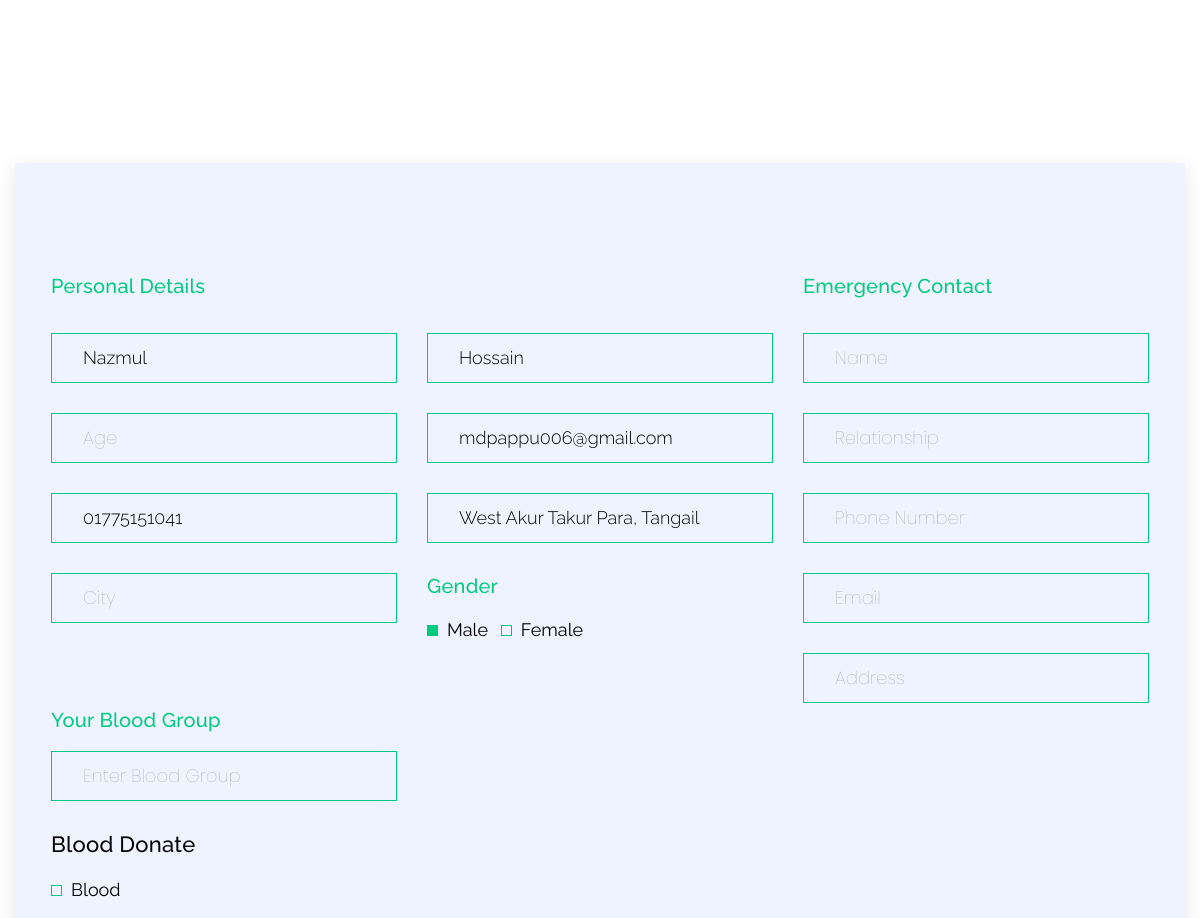
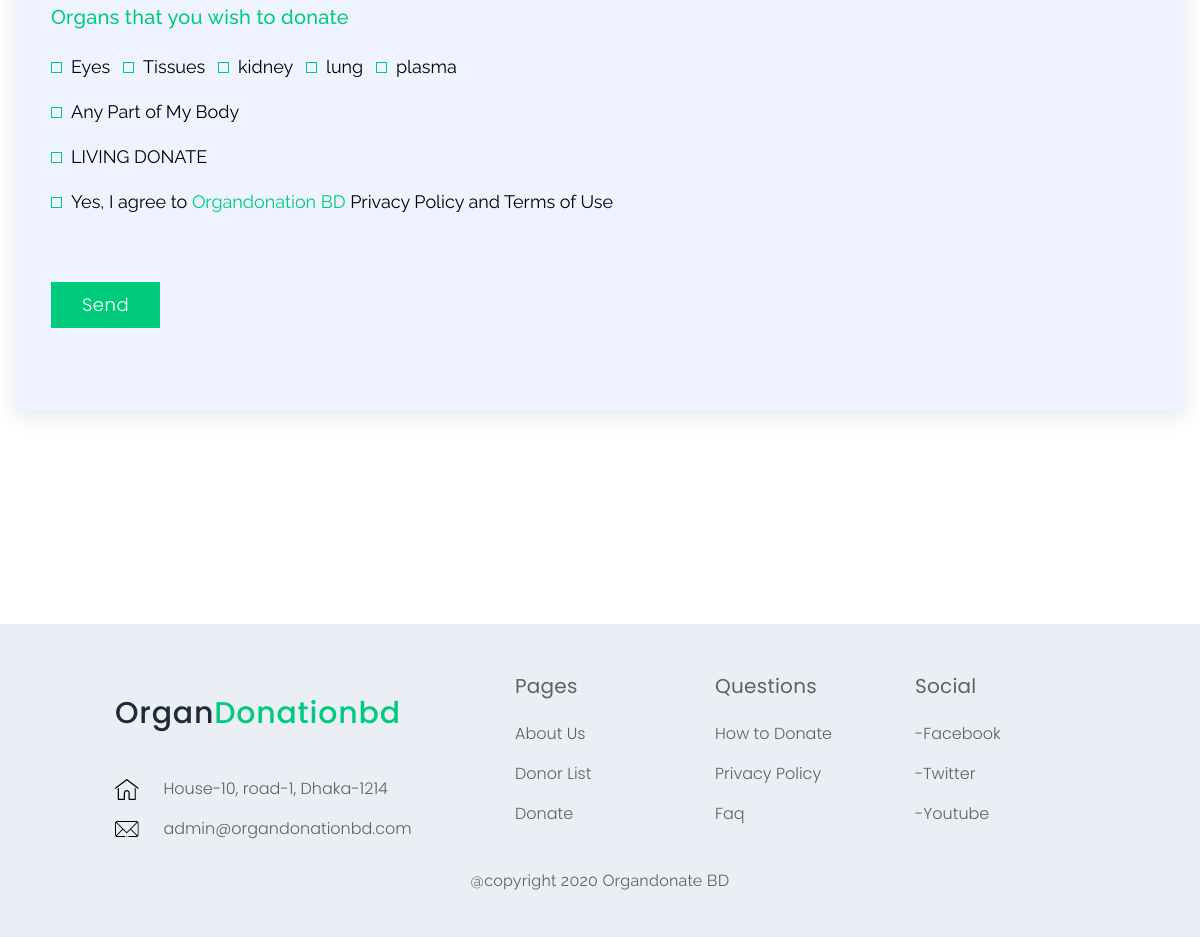
/doner.php (signed in, lower part), run on an earlier commit of the app's database (2 pictures, top to bottom).
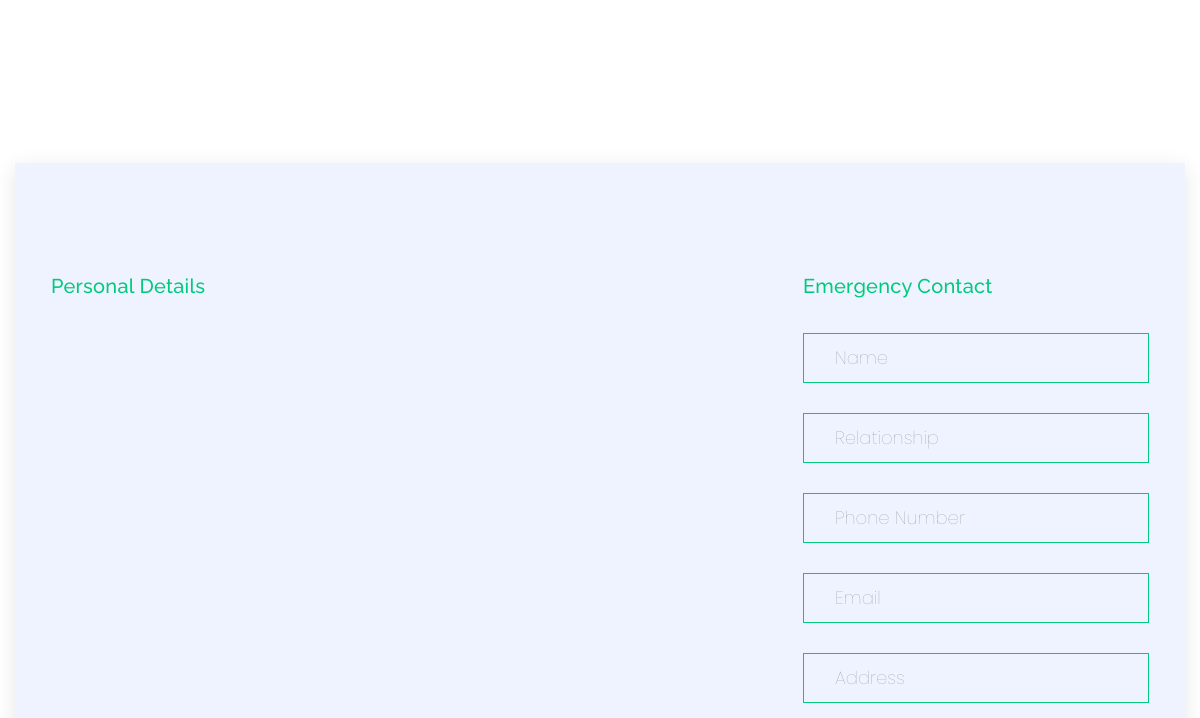
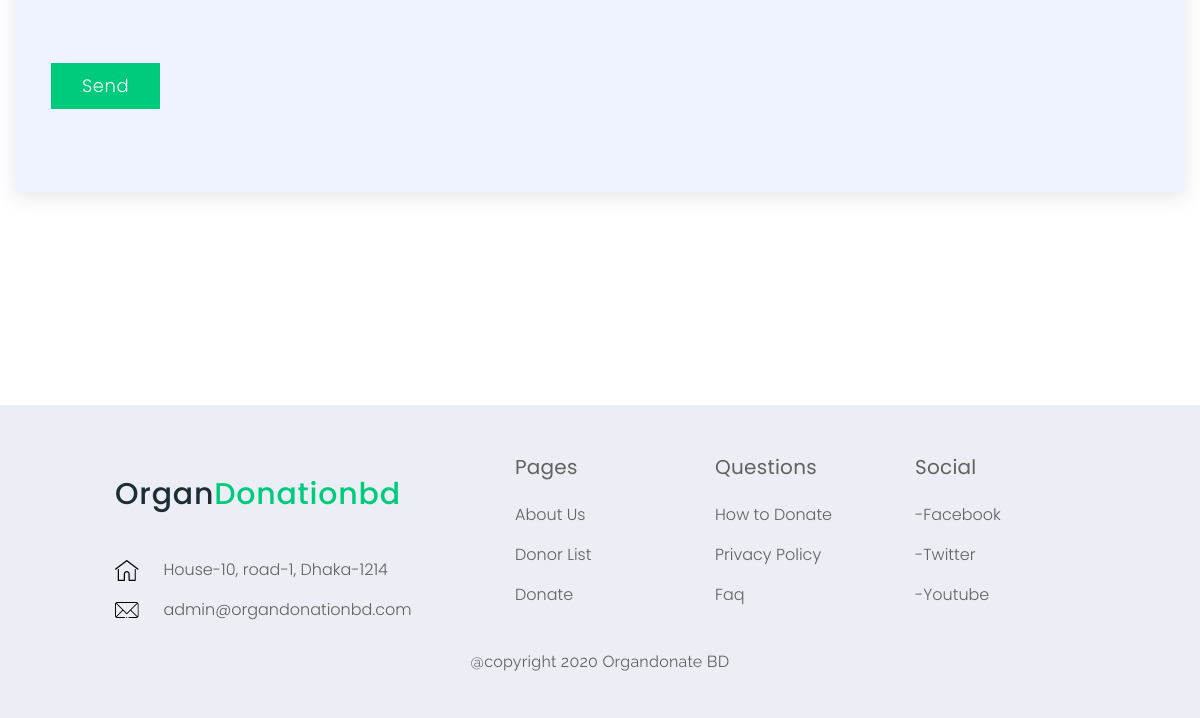
And on a later commit of the database (2 pictures, top to bottom).
### tables this page shows
CREATE TABLE IF NOT EXISTS `signup_user` (
  `id` int(11) NOT NULL AUTO_INCREMENT,
  `firstname` varchar(50) NOT NULL,
  `lastname` varchar(50) NOT NULL,
  `phone` varchar(11) NOT NULL,
  `email` varchar(30) NOT NULL,
  `pass` varchar(255) NOT NULL,
  `address` varchar(100) NOT NULL,
  `donate_user` varchar(30) DEFAULT NULL,
  PRIMARY KEY (`id`),
  UNIQUE KEY `email` (`email`)
);

### doner.php (the view, shortened to what the changed rows need)
<?php
    include_once('header/header.php') ;
    include_once('backend/become-donar.php') ;
    $query = "SELECT id,firstname, lastname, phone ,email, address FROM signup_user";
    $result = mysqli_query($connect, $query);
?>
<main class="main-wrap">
    <div class="donor-form-wrapper">
        <div class="container">
            <div class="row">
                <div class="col-md-12">
                    <div class="form-inside-all">
                        <form method="POST">
                            <div class="row">
                                <div class="col-lg-8">
<?php
    while ($data = mysqli_fetch_assoc($result)) {
        $userid = $_SESSION['id'];
        if($userid == $data['id']){
?>
                                    <div class="row">
                                        <div class="col-md-6">
                                            <input type="text" name="donorfname" value="<?php echo $data['firstname'];?>" readonly/>
                                        </div>
                                        <div class="col-md-6">
                                            <input type="text" name="donorlname" value="<?php echo $data['lastname'];?>" readonly/>
                                        </div>
                                        <div class="col-md-6">
                                            <input type="text" placeholder="Age" name="donorage" required/>
                                        </div>
                                              <div class="col-md-6">
                                            <input type="email" name="donoremail" value="<?php echo $data['email'];?>" readonly/>
                                        </div>
                                        <div class="col-md-6">
                                            <input type="text" name="donor-phone" value="<?php echo $data['phone'];?>" readonly/>
                                        </div>
                                        <div class="col-md-6">
                                            <input type="text" name="donor-address" value="<?php echo $data['address'];?>" readonly/>
                                        </div>
                                        <div class="col-md-6">
                                            <input type="text" placeholder="City" name="donor-city" required/>
                                        </div>
                                        <div class="col-lg-6">
                                            <div class="gender-area">
                                                <div class="titles">
                                                    <h4>Gender</h4>
                                                </div>
                                                <div class="rd-btns">
                                                    <label>Male
                                                        <span class="checkmark"></span>
                                                    </label>
                                                    <label>Female
                                                        <span class="checkmark"></span>
                                                    </label>
                                                </div>
                                            </div>
                                        </div>
                                        <div class="col-lg-6">
                                            <div class="gender-area">
                                                <div class="titles">
                                                    <h4>Your Blood Group</h4>
                                                </div>
                                                <input type="text" placeholder="Enter Blood Group" name="donor-b-group" required/>
                                            </div>
                                        </div>
                                        <div class="col-md-12">
                                            <h4>Blood Donate</h4>
                                            <label>Blood
                                                <span class="checkmark"></span>
                                            </label>
                                        </div>
                                        <div class="col-lg-12">
                                            <div class="organ-area">
                                                <div class="titles">
                                                    <h4>Organs that you wish to donate</h4>
                                                </div>
                                                <label>Eyes
                                                    <span class="checkmark"></span>
                                                </label>
                                                <label>Tissues
                                                    <span class="checkmark"></span>
                                                </label>
                                                <label>kidney
                                                    <span class="checkmark"></span>
                                                </label>
                                                <label>lung
                                                    <span class="checkmark"></span>
                                                </label>
                                                <label>plasma
                                                    <span class="checkmark"></span>
                                                </label>
                                                <div class="row">
                                                <div class="col-md-12">
                                                        <label>Any Part of My Body
                                                            <span class="checkmark"></span>
                                                        </label>
                                                    </div>
                                                    <div class="col-md-12">
                                                        <label>LIVING DONATE
                                                            <span class="checkmark"></span>
                                                        </label>
                                                    </div>
                                                    <div class="col-md-12">
                                                        <label> Yes, I agree to <span>Organdonation BD</span> Privacy Policy and Terms of Use
                                                            <span class="checkmark"></span>
                                                        </label>
                                                    </div>
                                                </div>
                                            </div>
                                        </div>
                                    </div>
<?php }
    }
?>
                                </div>
                            </div>
                        </form>
                    </div>
                </div>
            </div>
        </div>
    </div>
</main>
    <?php include_once('header/footer.php') ;?>

What changed in the data, as far as the page shows it:
removed signup_user: donorfname "Nazmul", donorlname "Hossain", donoremail "mdpappu006@gmail.com", donor-phone "01775151041", donor-address "West Akur Takur Para, Tangail"
